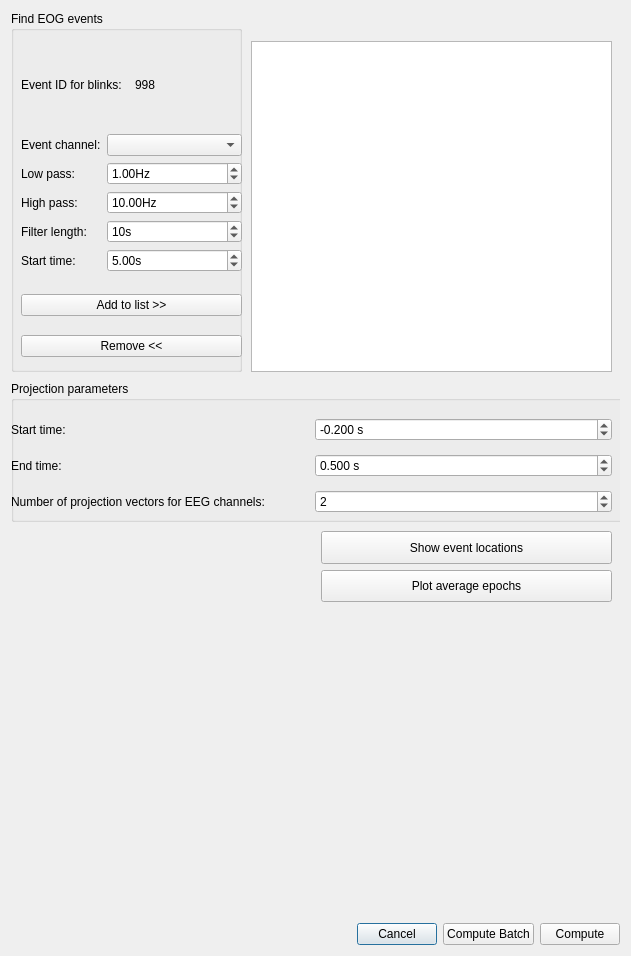
<?xml version="1.0" encoding="UTF-8"?>
<ui version="4.0">
 <class>Dialog</class>
 <widget class="QDialog" name="Dialog">
  <property name="geometry">
   <rect>
    <x>0</x>
    <y>0</y>
    <width>631</width>
    <height>956</height>
   </rect>
  </property>
  <property name="windowTitle">
   <string>Dialog</string>
  </property>
  <layout class="QGridLayout" name="gridLayout">
   <item row="1" column="0">
    <layout class="QHBoxLayout" name="horizontalLayout_19">
     <item>
      <spacer name="horizontalSpacer">
       <property name="orientation">
        <enum>Qt::Horizontal</enum>
       </property>
       <property name="sizeHint" stdset="0">
        <size>
         <width>40</width>
         <height>20</height>
        </size>
       </property>
      </spacer>
     </item>
     <item>
      <widget class="QPushButton" name="pushButtonCancel">
       <property name="text">
        <string>Cancel</string>
       </property>
      </widget>
     </item>
     <item>
      <widget class="QPushButton" name="pushButtonComputeBatch">
       <property name="text">
        <string>Compute Batch</string>
       </property>
      </widget>
     </item>
     <item>
      <widget class="QPushButton" name="pushButtonCompute">
       <property name="sizePolicy">
        <sizepolicy hsizetype="Minimum" vsizetype="Fixed">
         <horstretch>0</horstretch>
         <verstretch>0</verstretch>
        </sizepolicy>
       </property>
       <property name="text">
        <string>Compute</string>
       </property>
      </widget>
     </item>
    </layout>
   </item>
   <item row="0" column="0">
    <widget class="QScrollArea" name="scrollArea">
     <property name="frameShape">
      <enum>QFrame::NoFrame</enum>
     </property>
     <property name="widgetResizable">
      <bool>true</bool>
     </property>
     <widget class="QWidget" name="scrollAreaWidgetContents">
      <property name="geometry">
       <rect>
        <x>0</x>
        <y>0</y>
        <width>613</width>
        <height>899</height>
       </rect>
      </property>
      <widget class="QGroupBox" name="groupBoxEvents">
       <property name="geometry">
        <rect>
         <x>0</x>
         <y>0</y>
         <width>231</width>
         <height>361</height>
        </rect>
       </property>
       <property name="title">
        <string>Find EOG events</string>
       </property>
       <widget class="QWidget" name="layoutWidget_2">
        <property name="geometry">
         <rect>
          <x>10</x>
          <y>30</y>
          <width>221</width>
          <height>231</height>
         </rect>
        </property>
        <layout class="QVBoxLayout" name="verticalLayout_3">
         <item>
          <layout class="QHBoxLayout" name="horizontalLayout_7">
           <item>
            <widget class="QLabel" name="labelEventID">
             <property name="toolTip">
              <string>The index to assign to found events.</string>
             </property>
             <property name="text">
              <string>Event ID for blinks:</string>
             </property>
            </widget>
           </item>
           <item>
            <widget class="QLabel" name="labelBlinkId">
             <property name="layoutDirection">
              <enum>Qt::RightToLeft</enum>
             </property>
             <property name="text">
              <string>998</string>
             </property>
            </widget>
           </item>
          </layout>
         </item>
         <item>
          <layout class="QFormLayout" name="formLayout">
           <property name="fieldGrowthPolicy">
            <enum>QFormLayout::AllNonFixedFieldsGrow</enum>
           </property>
           <item row="1" column="0">
            <widget class="QLabel" name="labelChannel">
             <property name="toolTip">
              <string>Select specified channel for finding EOG artefacts. Preferably a channel with clear blinks.</string>
             </property>
             <property name="text">
              <string>Event channel:</string>
             </property>
            </widget>
           </item>
           <item row="1" column="1">
            <widget class="QComboBox" name="comboBoxChannelSelect">
             <property name="focusPolicy">
              <enum>Qt::StrongFocus</enum>
             </property>
             <property name="toolTip">
              <string>Select specified channel for finding EOG artefacts. Preferably a channel with clear blinks.</string>
             </property>
            </widget>
           </item>
           <item row="2" column="0">
            <widget class="QLabel" name="labelLowPass">
             <property name="toolTip">
              <string>Low pass filter frequency.</string>
             </property>
             <property name="text">
              <string>Low pass:</string>
             </property>
            </widget>
           </item>
           <item row="2" column="1">
            <widget class="QDoubleSpinBox" name="doubleSpinBoxLowPass">
             <property name="focusPolicy">
              <enum>Qt::StrongFocus</enum>
             </property>
             <property name="toolTip">
              <string>Low pass filter frequency.</string>
             </property>
             <property name="suffix">
              <string>Hz</string>
             </property>
             <property name="value">
              <double>1.000000000000000</double>
             </property>
            </widget>
           </item>
           <item row="3" column="0">
            <widget class="QLabel" name="labelHighPass">
             <property name="toolTip">
              <string>High pass filter frequency.</string>
             </property>
             <property name="text">
              <string>High pass:</string>
             </property>
            </widget>
           </item>
           <item row="3" column="1">
            <widget class="QDoubleSpinBox" name="doubleSpinBoxHighPass">
             <property name="focusPolicy">
              <enum>Qt::StrongFocus</enum>
             </property>
             <property name="toolTip">
              <string>High pass filter frequency.</string>
             </property>
             <property name="suffix">
              <string>Hz</string>
             </property>
             <property name="singleStep">
              <double>1.000000000000000</double>
             </property>
             <property name="value">
              <double>10.000000000000000</double>
             </property>
            </widget>
           </item>
           <item row="4" column="0">
            <widget class="QLabel" name="labelFilterLength">
             <property name="toolTip">
              <string>Sets the number of taps used for filtering.</string>
             </property>
             <property name="text">
              <string>Filter length:</string>
             </property>
            </widget>
           </item>
           <item row="4" column="1">
            <widget class="QSpinBox" name="spinBoxFilterLength">
             <property name="focusPolicy">
              <enum>Qt::StrongFocus</enum>
             </property>
             <property name="toolTip">
              <string>Sets the number of taps used for filtering.</string>
             </property>
             <property name="suffix">
              <string>s</string>
             </property>
             <property name="value">
              <number>10</number>
             </property>
            </widget>
           </item>
           <item row="5" column="0">
            <widget class="QLabel" name="labelStart">
             <property name="toolTip">
              <string>Set starting time for blink detection.</string>
             </property>
             <property name="text">
              <string>Start time:</string>
             </property>
            </widget>
           </item>
           <item row="5" column="1">
            <widget class="QDoubleSpinBox" name="doubleSpinBoxStart">
             <property name="focusPolicy">
              <enum>Qt::StrongFocus</enum>
             </property>
             <property name="toolTip">
              <string>Set starting time for blink detection.</string>
             </property>
             <property name="suffix">
              <string>s</string>
             </property>
             <property name="value">
              <double>5.000000000000000</double>
             </property>
            </widget>
           </item>
          </layout>
         </item>
        </layout>
       </widget>
       <widget class="QWidget" name="verticalLayoutWidget">
        <property name="geometry">
         <rect>
          <x>10</x>
          <y>270</y>
          <width>221</width>
          <height>91</height>
         </rect>
        </property>
        <layout class="QVBoxLayout" name="verticalLayout">
         <item>
          <widget class="QPushButton" name="pushButtonAdd">
           <property name="sizePolicy">
            <sizepolicy hsizetype="MinimumExpanding" vsizetype="Fixed">
             <horstretch>0</horstretch>
             <verstretch>0</verstretch>
            </sizepolicy>
           </property>
           <property name="toolTip">
            <string>Start blink detection. The previous event list will be deleted!</string>
           </property>
           <property name="text">
            <string>Add to list &gt;&gt;</string>
           </property>
          </widget>
         </item>
         <item>
          <widget class="QPushButton" name="pushButtonRemove">
           <property name="text">
            <string>Remove &lt;&lt;</string>
           </property>
          </widget>
         </item>
        </layout>
       </widget>
      </widget>
      <widget class="QTableWidget" name="tableWidgetEvents">
       <property name="geometry">
        <rect>
         <x>240</x>
         <y>30</y>
         <width>361</width>
         <height>331</height>
        </rect>
       </property>
       <property name="sizePolicy">
        <sizepolicy hsizetype="MinimumExpanding" vsizetype="Expanding">
         <horstretch>0</horstretch>
         <verstretch>0</verstretch>
        </sizepolicy>
       </property>
       <property name="toolTip">
        <string>Found events.</string>
       </property>
       <property name="editTriggers">
        <set>QAbstractItemView::NoEditTriggers</set>
       </property>
       <property name="selectionMode">
        <enum>QAbstractItemView::SingleSelection</enum>
       </property>
      </widget>
      <widget class="QGroupBox" name="groupBoxProjection">
       <property name="geometry">
        <rect>
         <x>0</x>
         <y>370</y>
         <width>621</width>
         <height>141</height>
        </rect>
       </property>
       <property name="title">
        <string>Projection parameters</string>
       </property>
       <widget class="QWidget" name="gridLayoutWidget">
        <property name="geometry">
         <rect>
          <x>0</x>
          <y>30</y>
          <width>601</width>
          <height>111</height>
         </rect>
        </property>
        <layout class="QGridLayout" name="gridLayout_2">
         <item row="0" column="0">
          <widget class="QLabel" name="labelTmin">
           <property name="text">
            <string>Start time:</string>
           </property>
          </widget>
         </item>
         <item row="2" column="1">
          <widget class="QSpinBox" name="spinBoxVectors">
           <property name="focusPolicy">
            <enum>Qt::StrongFocus</enum>
           </property>
           <property name="toolTip">
            <string>Number of projections calculated for events. Try increasing this if the artefact is not completely removed.</string>
           </property>
           <property name="minimum">
            <number>1</number>
           </property>
           <property name="value">
            <number>2</number>
           </property>
          </widget>
         </item>
         <item row="1" column="0">
          <widget class="QLabel" name="labelTmax">
           <property name="text">
            <string>End time:</string>
           </property>
          </widget>
         </item>
         <item row="1" column="1">
          <widget class="QDoubleSpinBox" name="doubleSpinBoxTmax">
           <property name="suffix">
            <string> s</string>
           </property>
           <property name="decimals">
            <number>3</number>
           </property>
           <property name="maximum">
            <double>9.900000000000000</double>
           </property>
           <property name="singleStep">
            <double>0.100000000000000</double>
           </property>
           <property name="value">
            <double>0.500000000000000</double>
           </property>
          </widget>
         </item>
         <item row="0" column="1">
          <widget class="QDoubleSpinBox" name="doubleSpinBoxTmin">
           <property name="suffix">
            <string> s</string>
           </property>
           <property name="decimals">
            <number>3</number>
           </property>
           <property name="minimum">
            <double>-10.000000000000000</double>
           </property>
           <property name="singleStep">
            <double>0.100000000000000</double>
           </property>
           <property name="value">
            <double>-0.200000000000000</double>
           </property>
          </widget>
         </item>
         <item row="2" column="0">
          <widget class="QLabel" name="labelVectors">
           <property name="toolTip">
            <string>Number of projections calculated for events. Try increasing this if the artefact is not completely removed.</string>
           </property>
           <property name="text">
            <string>Number of projection vectors for EEG channels:</string>
           </property>
           <property name="scaledContents">
            <bool>false</bool>
           </property>
          </widget>
         </item>
        </layout>
       </widget>
      </widget>
      <widget class="QWidget" name="widget" native="true">
       <property name="geometry">
        <rect>
         <x>0</x>
         <y>520</y>
         <width>301</width>
         <height>371</height>
        </rect>
       </property>
      </widget>
      <widget class="QWidget" name="verticalLayoutWidget_2">
       <property name="geometry">
        <rect>
         <x>310</x>
         <y>520</y>
         <width>291</width>
         <height>71</height>
        </rect>
       </property>
       <layout class="QVBoxLayout" name="verticalLayout_2">
        <item>
         <widget class="QPushButton" name="pushButtonShowEvents">
          <property name="sizePolicy">
           <sizepolicy hsizetype="Minimum" vsizetype="Preferred">
            <horstretch>0</horstretch>
            <verstretch>0</verstretch>
           </sizepolicy>
          </property>
          <property name="text">
           <string>Show event locations</string>
          </property>
         </widget>
        </item>
        <item>
         <widget class="QPushButton" name="pushButtonPlotEpochs">
          <property name="sizePolicy">
           <sizepolicy hsizetype="Minimum" vsizetype="Preferred">
            <horstretch>0</horstretch>
            <verstretch>0</verstretch>
           </sizepolicy>
          </property>
          <property name="text">
           <string>Plot average epochs</string>
          </property>
         </widget>
        </item>
       </layout>
      </widget>
     </widget>
    </widget>
   </item>
  </layout>
 </widget>
 <resources/>
 <connections>
  <connection>
   <sender>pushButtonCancel</sender>
   <signal>clicked()</signal>
   <receiver>Dialog</receiver>
   <slot>reject()</slot>
   <hints>
    <hint type="sourcelabel">
     <x>399</x>
     <y>927</y>
    </hint>
    <hint type="destinationlabel">
     <x>36</x>
     <y>241</y>
    </hint>
   </hints>
  </connection>
  <connection>
   <sender>pushButtonCompute</sender>
   <signal>clicked()</signal>
   <receiver>Dialog</receiver>
   <slot>accept()</slot>
   <hints>
    <hint type="sourcelabel">
     <x>615</x>
     <y>927</y>
    </hint>
    <hint type="destinationlabel">
     <x>386</x>
     <y>233</y>
    </hint>
   </hints>
  </connection>
  <connection>
   <sender>pushButtonComputeBatch</sender>
   <signal>clicked()</signal>
   <receiver>Dialog</receiver>
   <slot>acceptBatch()</slot>
   <hints>
    <hint type="sourcelabel">
     <x>437</x>
     <y>929</y>
    </hint>
    <hint type="destinationlabel">
     <x>104</x>
     <y>921</y>
    </hint>
   </hints>
  </connection>
 </connections>
 <slots>
  <slot>acceptBatch()</slot>
 </slots>
</ui>
